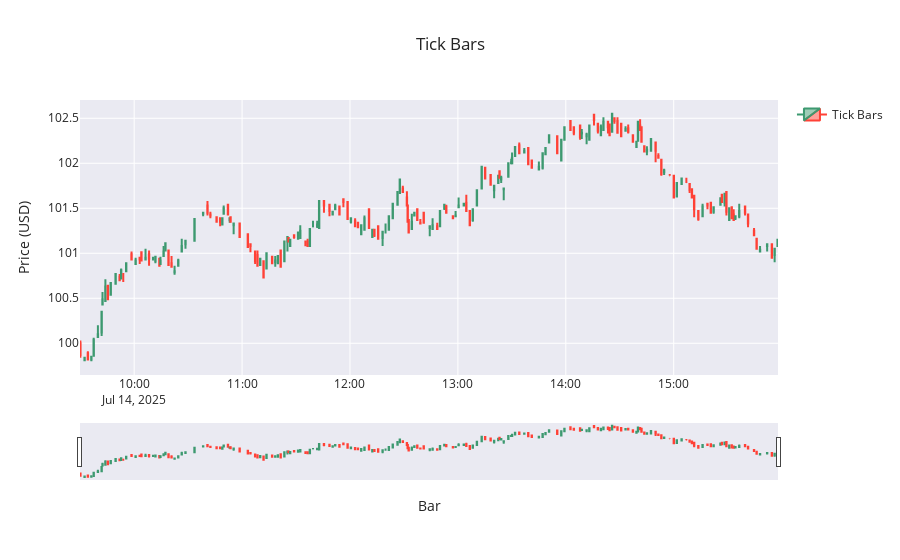

The notebook cell saved with this chart:
### Markdown cell above
### Time chart

### Code cell
fig = go.Figure(data=[go.Candlestick(
    x=tick_bars['start_time'],
    open=tick_bars['open'],
    high=tick_bars['high'],
    low=tick_bars['low'],
    close=tick_bars['close'],
    name='Tick Bars'
)])

fig.update_layout(
    title=f'Tick Bars',
    yaxis_title='Price (USD)',
    xaxis_title='Bar',
    xaxis_rangeslider_visible=True, 
    template='seaborn', # other options: plotly, plotly_white, plotly_dark, simple_white
    showlegend=True,
)

### Figure 1 — Plotly figure (JSON) as saved in the notebook; plotly's stock layout.template omitted (floating-point values rounded to 4 significant figures; data arrays with more than 128 entries replaced by an {"elided": "..."} marker saying what was removed)
{"data": [{"close": {"elided": "200 float values"}, "high": {"elided": "200 float values"}, "low": {"elided": "200 float values"}, "name": "Tick Bars", "open": {"elided": "200 float values"}, "type": "candlestick", "x": {"elided": "200 str values"}}], "layout": {"showlegend": true, "title": {"text": "Tick Bars"}, "xaxis": {"rangeslider": {"visible": true}, "title": {"text": "Bar"}}, "yaxis": {"title": {"text": "Price (USD)"}}}}
